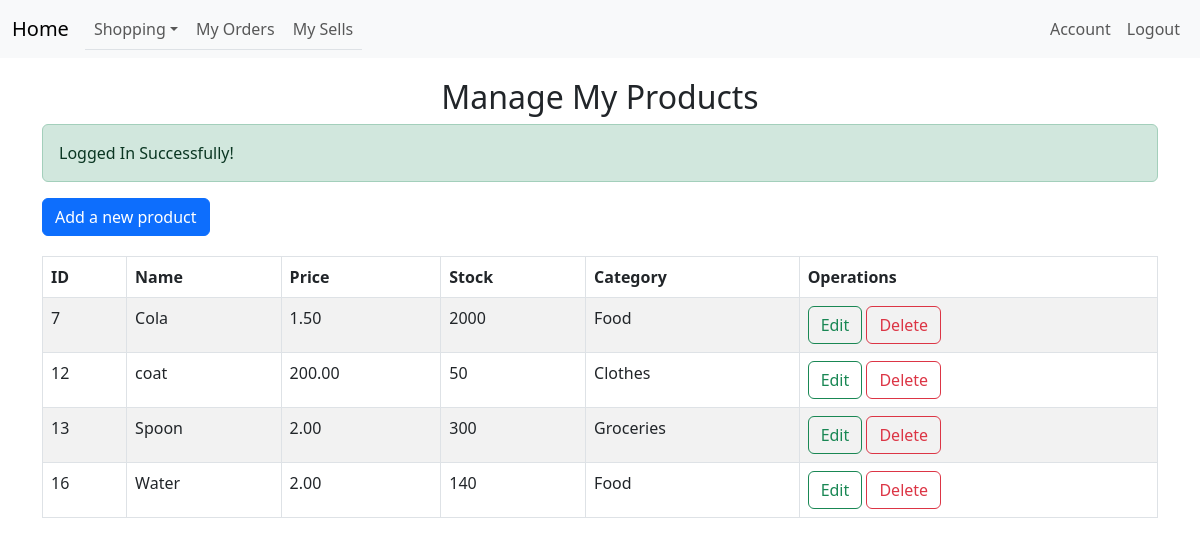
Before: /sells.php (signed in) with the older database file.
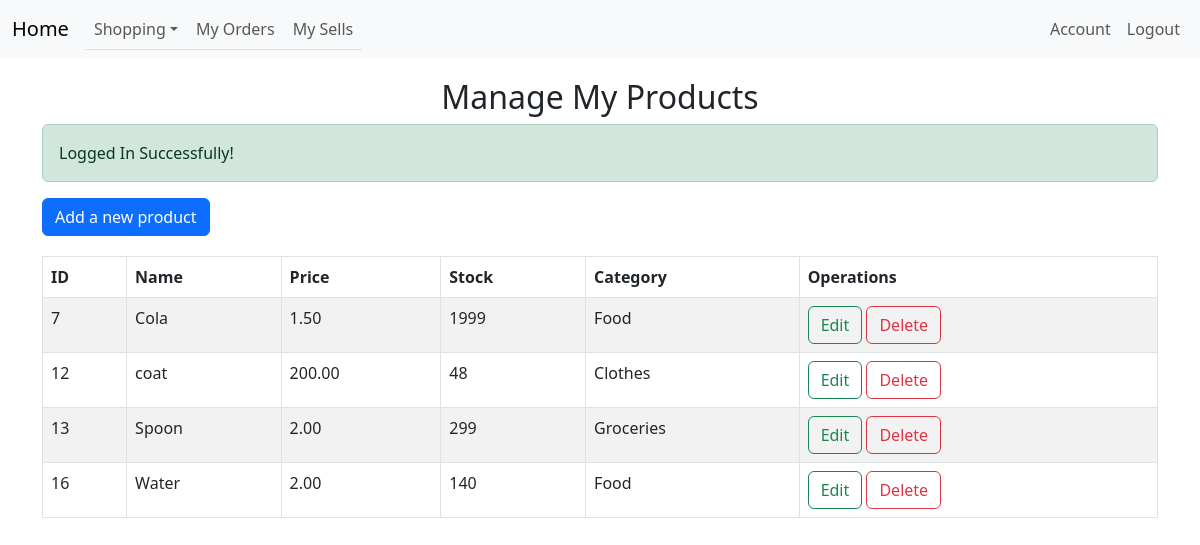
After: the same page with the newer database file.
### tables this page shows
CREATE TABLE `sells` (
  `id` int(11) NOT NULL,
  `name` varchar(100) NOT NULL,
  `username` varchar(20) NOT NULL,
  `price` decimal(10,2) UNSIGNED NOT NULL,
  `quantity` int(10) UNSIGNED NOT NULL,
  `category` enum('Food','Clothes','Groceries','') NOT NULL,
  `description` text NOT NULL
);

### sells.php (shortened to what this page needs)
<?php
include "header.php";
require_once "pdo.php";
require_once "helper.php";
?>
    </head>
    <body>
<?php
include "navbar.php";
if (checkLogin()) {
    $user = $_SESSION["username"];
    ?>
    <div class="container">
        <h2 class="text-center" style="margin-top: 20px">Manage My Products</h2>
        <?php flash(); ?>
        <a class="btn btn-primary" href="addProduct.php">Add a new product</a>
        <div class="row">
            <div class="col-12">
                <table class="table table-bordered table-striped" style="margin-top: 20px">
                    <thead>
                    <tr>
                        <th scope="col">ID</th>
                        <th scope="col">Name</th>
                        <th scope="col">Price</th>
                        <th scope="col">Stock</th>
                        <th scope="col">Category</th>
                        <th scope="col">Operations</th>
                    </tr>
                    </thead>
                    <tbody>
                    <?php
                    try {
                        $sql = "select * from sells where username=:username";
                        $stmt = $pdo->prepare($sql);
                        $stmt->execute(array(':username' => $user));
                        while ($row = $stmt->fetch(PDO::FETCH_ASSOC)) {
                            echo('<tr><td>');
                            echoTd($row['id']);
                            ?>
                            <a href="#edit_<?= $row['id'] ?>" class="btn btn-outline-success" data-bs-toggle="modal">Edit</a>
                            <a href="#delete_<?= $row['id'] ?>" class="btn btn-outline-danger" data-bs-toggle="modal">Delete</a>
                            </td>
                            </tr>
                            <?php
                        }
                    } catch (PDOException $e) {
                        error_log($e->getMessage());
                    }
                    ?>
                    </tbody>
                </table>
            </div>
        </div>
    </div>
<?php } ?>
<?php
include "footer.php";
?>

### helper.php (shortened to what this page needs)
<?php
function flash()
{
    if (isset($_SESSION["success"])) {
        echo('<div class="alert alert-success" role="alert">' . $_SESSION["success"] . '</div>');
    }
}
function checkLogin()
{
    if (!isset($_SESSION["username"])) {
        echo("<p>Please login first!</p>");
        echo('<a href="register.php">Register</a><br>');
        echo('<a href="login.php">Login</a>');
        return false;
    } else {
        return true;
    }
}
function echoTd($colName)
{
    echo(htmlentities($colName));
    echo('</td><td>');
}
?>

Changed rows visible on the page:
changed sells: id "7 Cola 1.50 2000 Food" → "7 Cola 1.50 1999 Food"
changed sells: id "12 coat 200.00 50 Clothes" → "12 coat 200.00 48 Clothes"
changed sells: id "13 Spoon 2.00 300 Groceries" → "13 Spoon 2.00 299 Groceries"
